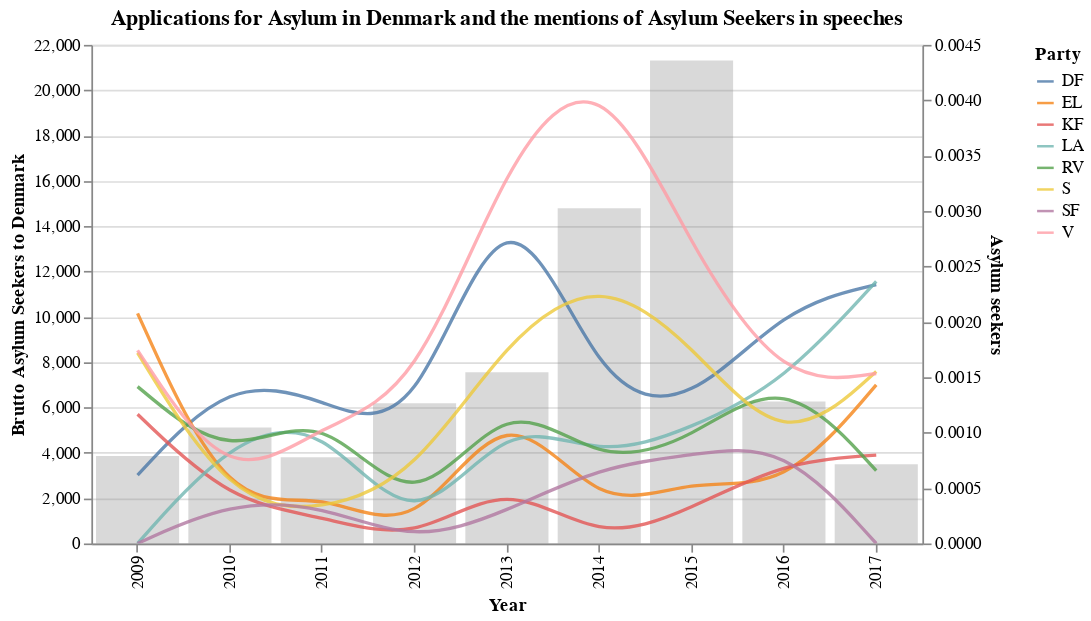

Notebook cell for this chart:
### Markdown cell above
### Get data from Statistikbank API and extract relative word frequency of keywords from the  parlament speeches

The gross number of applicants indicates all applications for asylum in Denmark - regardless of whether the asylum case is substantively processed in Denmark or not. Read more at www.nyidanmark.dk. [Note on the Gross Number of Applicants from the page]( https://www.statistikbanken.dk/VAN5RKA) (found on 31-10-2023).

### Code cell
url = 'https://api.statbank.dk/v1/data/VAN5/CSV?Tid=2009K1%2C2009K2%2C2009K3%2C2009K4%2C2010K1%2C2010K2%2C2010K3%2C2010K4%2C2011K1%2C2011K2%2C2011K3%2C2011K4%2C2012K1%2C2012K2%2C2012K3%2C2012K4%2C2013K1%2C2013K2%2C2013K3%2C2013K4%2C2014K1%2C2014K2%2C2014K3%2C2014K4%2C2015K1%2C2015K2%2C2015K3%2C2015K4%2C2016K1%2C2016K2%2C2016K3%2C2016K4%2C2017K1%2C2017K2%2C2017K3%2C2017K4&ASYLTYPE=BRU'

tabel_van5_raw = pd.read_csv(url, sep = ";")
tabel_van5_raw['Year'] = tabel_van5_raw['TID'].str.extract(r'(\d{4})')
tabel_van5_raw = tabel_van5_raw.rename(columns= {'INDHOLD' : 'Asylum seekers'})
tabel_van5_raw = tabel_van5_raw.iloc[:,2:]
asylum_seekers_2009_2017 = tabel_van5_raw.groupby('Year')['Asylum seekers'].sum().to_frame().reset_index()
asylum_seekers_2009_2016 = asylum_seekers_2009_2017.iloc[:, :]
asylum_seekers_2009_2016['Year'] = asylum_seekers_2009_2016['Year'].astype(int)


# Load bow data
data = meta_data_bows_word_freq.copy() 
data = data[['Year','Party','asylansøger']]
data['Year'] = data['Year'].astype(str).str[:4].astype(int)
data = data[['Party', 'asylansøger', 'Year']]

### layered_chart 1 ###
chart_1 = alt.Chart(asylum_seekers_2009_2016).mark_bar(
    color="lightblue",
    interpolate='step-after',
    line=True
).encode(
    x='Year:O',
    y= alt.Y('Asylum seekers:Q', axis=alt.Axis(title='Brutto Asylum Seekers to Denmark')),
    color=alt.value('grey'),
    opacity=alt.value(0.3)  # Adjust opacity as needed (0.0 to 1.0)
)



### layered_chart 2 ###

# Define a selection that allows users to select a Party
selection = alt.selection_single(
    fields=['Party'],  # Assuming 'Party' is a field in your 'data' DataFrame
    bind=alt.binding_select(options=data['Party'].unique(), name='Select Party'),
    empty='all'  # 'all' means nothing is selected by default
)



# Create a line chart
chart_2 = alt.Chart(data).mark_line(interpolate='basis').encode(
    x='Year:O',  # Use 'O' for ordinal data (years)
    y=alt.Y('asylansøger:Q', axis=alt.Axis(title='Asylum seekers')),  # Use 'Q' for quantitative data (values)
    color= 'Party',
    opacity=alt.condition(selection, alt.value(0.8), alt.value(0.2))    
).properties(
    width=500,
    height=250,
    title="Word frequency"
).interactive(
).add_params(
    selection
)   

# Layer the two charts
layered_chart = alt.layer(chart_1, chart_2).resolve_scale(y='independent').properties(
    title= 'Applications for Asylum in Denmark and the mentions of Asylum Seekers in speeches',
    width= 500,
    height= 300
)

layered_chart

### Figure 1 — Vega-Lite specification as saved in the notebook (floating-point values rounded to 4 significant figures)
{"config": {"view": {"continuousWidth": 300, "continuousHeight": 300}}, "layer": [{"data": {"name": "data-28c3614b1b7e12c1cf8ba7ad3c54578e"}, "mark": {"type": "bar", "color": "lightblue", "interpolate": "step-after", "line": true}, "encoding": {"color": {"value": "grey"}, "opacity": {"value": 0.3}, "x": {"field": "Year", "type": "ordinal"}, "y": {"axis": {"title": "Brutto Asylum Seekers to Denmark"}, "field": "Asylum seekers", "type": "quantitative"}}}, {"data": {"name": "data-930f70b7c582ebbe4b1977f36665174c"}, "mark": {"type": "line", "interpolate": "basis"}, "encoding": {"color": {"field": "Party", "type": "nominal"}, "opacity": {"condition": {"param": "param_3", "value": 0.8, "empty": true}, "value": 0.2}, "x": {"field": "Year", "type": "ordinal"}, "y": {"axis": {"title": "Asylum seekers"}, "field": "asylansøger", "type": "quantitative"}}, "name": "view_1", "title": "Word frequency"}], "height": 300, "params": [{"name": "param_4", "select": {"type": "interval", "encodings": ["x", "y"]}, "bind": "scales", "views": ["view_1"]}, {"name": "param_3", "select": {"type": "point", "fields": ["Party"]}, "bind": {"input": "select", "options": ["DF", "EL", "KF", "LA", "RV", "S", "SF", "V"], "name": "Select Party"}, "views": ["view_1"]}], "resolve": {"scale": {"y": "independent"}}, "title": "Applications for Asylum in Denmark and the mentions of Asylum Seekers in speeches", "width": 500, "$schema": "https://vega.github.io/schema/vega-lite/v5.14.1.json", "datasets": {"data-28c3614b1b7e12c1cf8ba7ad3c54578e": [{"Year": 2009, "Asylum seekers": 3855}, {"Year": 2010, "Asylum seekers": 5115}, {"Year": 2011, "Asylum seekers": 3806}, {"Year": 2012, "Asylum seekers": 6184}, {"Year": 2013, "Asylum seekers": 7557}, {"Year": 2014, "Asylum seekers": 14792}, {"Year": 2015, "Asylum seekers": 21315}, {"Year": 2016, "Asylum seekers": 6266}, {"Year": 2017, "Asylum seekers": 3500}], "data-930f70b7c582ebbe4b1977f36665174c": [{"Party": "DF", "asylansøger": 0.0006167, "Year": 2009}, {"Party": "EL", "asylansøger": 0.002076, "Year": 2009}, {"Party": "KF", "asylansøger": 0.001166, "Year": 2009}, {"Party": "LA", "asylansøger": 0.0, "Year": 2009}, {"Party": "RV", "asylansøger": 0.001416, "Year": 2009}, {"Party": "S", "asylansøger": 0.00172, "Year": 2009}, {"Party": "SF", "asylansøger": 0.0, "Year": 2009}, {"Party": "V", "asylansøger": 0.001743, "Year": 2009}, {"Party": "DF", "asylansøger": 0.001507, "Year": 2010}, {"Party": "EL", "asylansøger": 0.0002516, "Year": 2010}, {"Party": "KF", "asylansøger": 0.0003713, "Year": 2010}, {"Party": "LA", "asylansøger": 0.0009434, "Year": 2010}, {"Party": "RV", "asylansøger": 0.0007232, "Year": 2010}, {"Party": "S", "asylansøger": 0.0003685, "Year": 2010}, {"Party": "SF", "asylansøger": 0.0003755, "Year": 2010}, {"Party": "V", "asylansøger": 0.000478, "Year": 2010}, {"Party": "DF", "asylansøger": 0.001298, "Year": 2011}, {"Party": "EL", "asylansøger": 0.0004989, "Year": 2011}, {"Party": "KF", "asylansøger": 0.0002468, "Year": 2011}, {"Party": "LA", "asylansøger": 0.001138, "Year": 2011}, {"Party": "RV", "asylansøger": 0.001267, "Year": 2011}, {"Party": "S", "asylansøger": 0.0002782, "Year": 2011}, {"Party": "SF", "asylansøger": 0.000352, "Year": 2011}, {"Party": "V", "asylansøger": 0.001078, "Year": 2011}, {"Party": "DF", "asylansøger": 0.0009308, "Year": 2012}, {"Party": "EL", "asylansøger": 0.0, "Year": 2012}, {"Party": "KF", "asylansøger": 0.0, "Year": 2012}, {"Party": "LA", "asylansøger": 0.0, "Year": 2012}, {"Party": "RV", "asylansøger": 0.0001634, "Year": 2012}, {"Party": "S", "asylansøger": 0.0006033, "Year": 2012}, {"Party": "SF", "asylansøger": 0.0, "Year": 2012}, {"Party": "V", "asylansøger": 0.001327, "Year": 2012}, {"Party": "DF", "asylansøger": 0.003501, "Year": 2013}, {"Party": "EL", "asylansøger": 0.0014, "Year": 2013}, {"Party": "KF", "asylansøger": 0.0005974, "Year": 2013}, {"Party": "LA", "asylansøger": 0.001176, "Year": 2013}, {"Party": "RV", "asylansøger": 0.0014, "Year": 2013}, {"Party": "S", "asylansøger": 0.001855, "Year": 2013}, {"Party": "SF", "asylansøger": 0.0002879, "Year": 2013}, {"Party": "V", "asylansøger": 0.003509, "Year": 2013}, {"Party": "DF", "asylansøger": 0.001337, "Year": 2014}, {"Party": "EL", "asylansøger": 0.0002457, "Year": 2014}, {"Party": "KF", "asylansøger": 0.0, "Year": 2014}, {"Party": "LA", "asylansøger": 0.000762, "Year": 2014}, {"Party": "RV", "asylansøger": 0.0006916, "Year": 2014}, {"Party": "S", "asylansøger": 0.002429, "Year": 2014}, {"Party": "SF", "asylansøger": 0.0006943, "Year": 2014}, {"Party": "V", "asylansøger": 0.004385, "Year": 2014}, {"Party": "DF", "asylansøger": 0.001232, "Year": 2015}, {"Party": "EL", "asylansøger": 0.0005988, "Year": 2015}, {"Party": "KF", "asylansøger": 0.0003124, "Year": 2015}, {"Party": "LA", "asylansøger": 0.001038, "Year": 2015}, {"Party": "RV", "asylansøger": 0.0009347, "Year": 2015}, {"Party": "S", "asylansøger": 0.00181, "Year": 2015}, {"Party": "SF", "asylansøger": 0.0007996, "Year": 2015}, {"Party": "V", "asylansøger": 0.00265, "Year": 2015}, {"Party": "DF", "asylansøger": 0.002135, "Year": 2016}, {"Party": "EL", "asylansøger": 0.0004636, "Year": 2016}, {"Party": "KF", "asylansøger": 0.0007396, "Year": 2016}, {"Party": "LA", "asylansøger": 0.001454, "Year": 2016}, {"Party": "RV", "asylansøger": 0.00156, "Year": 2016}, {"Party": "S", "asylansøger": 0.0008104, "Year": 2016}, {"Party": "SF", "asylansøger": 0.0009196, "Year": 2016}, {"Party": "V", "asylansøger": 0.001418, "Year": 2016}, {"Party": "DF", "asylansøger": 0.002336, "Year": 2017}, {"Party": "EL", "asylansøger": 0.001431, "Year": 2017}, {"Party": "KF", "asylansøger": 0.0007979, "Year": 2017}, {"Party": "LA", "asylansøger": 0.002366, "Year": 2017}, {"Party": "RV", "asylansøger": 0.0006578, "Year": 2017}, {"Party": "S", "asylansøger": 0.001552, "Year": 2017}, {"Party": "SF", "asylansøger": 0.0, "Year": 2017}, {"Party": "V", "asylansøger": 0.001534, "Year": 2017}]}}
